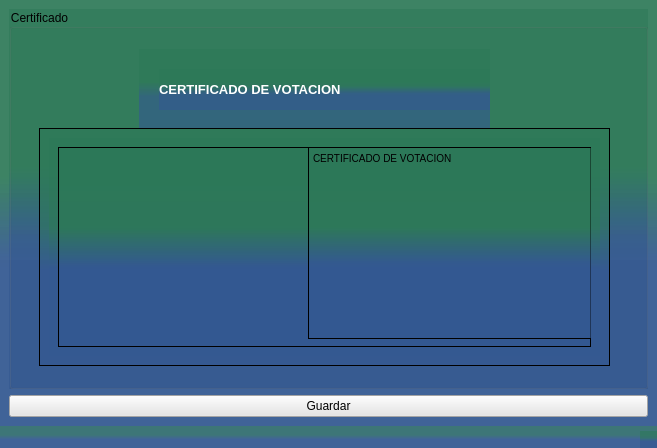
<?xml version="1.0" encoding="UTF-8"?>
<ui version="4.0">
 <class>Certidicado</class>
 <widget class="QMainWindow" name="Certidicado">
  <property name="geometry">
   <rect>
    <x>0</x>
    <y>0</y>
    <width>657</width>
    <height>448</height>
   </rect>
  </property>
  <property name="windowTitle">
   <string>MainWindow</string>
  </property>
  <property name="styleSheet">
   <string notr="true">background-color: qlineargradient(spread:reflect, x1:1, y1:0.943, x2:1, y2:0.0683636, stop:0.393258 rgba(52, 88, 145, 153), stop:0.606742 rgba(45, 121, 88, 148));</string>
  </property>
  <widget class="QWidget" name="centralwidget">
   <layout class="QVBoxLayout" name="verticalLayout">
    <item>
     <widget class="QGroupBox" name="groupBox">
      <property name="title">
       <string>Certificado</string>
      </property>
      <widget class="QWidget" name="widget" native="true">
       <property name="geometry">
        <rect>
         <x>130</x>
         <y>40</y>
         <width>351</width>
         <height>80</height>
        </rect>
       </property>
       <widget class="QLabel" name="label">
        <property name="geometry">
         <rect>
          <x>20</x>
          <y>20</y>
          <width>351</width>
          <height>41</height>
         </rect>
        </property>
        <property name="font">
         <font>
          <pointsize>10</pointsize>
          <weight>75</weight>
          <bold>true</bold>
         </font>
        </property>
        <property name="styleSheet">
         <string notr="true">color: rgb(255, 255, 255);</string>
        </property>
        <property name="text">
         <string>CERTIFICADO DE VOTACION</string>
        </property>
       </widget>
      </widget>
      <widget class="QFrame" name="frame">
       <property name="geometry">
        <rect>
         <x>30</x>
         <y>119</y>
         <width>571</width>
         <height>238</height>
        </rect>
       </property>
       <property name="frameShape">
        <enum>QFrame::StyledPanel</enum>
       </property>
       <property name="frameShadow">
        <enum>QFrame::Raised</enum>
       </property>
       <layout class="QHBoxLayout" name="horizontalLayout">
        <item>
         <widget class="QWidget" name="widget_2" native="true">
          <layout class="QHBoxLayout" name="horizontalLayout_2">
           <item>
            <widget class="QFrame" name="frame_2">
             <property name="frameShape">
              <enum>QFrame::StyledPanel</enum>
             </property>
             <property name="frameShadow">
              <enum>QFrame::Raised</enum>
             </property>
             <widget class="QTextBrowser" name="textBrowser">
              <property name="geometry">
               <rect>
                <x>250</x>
                <y>0</y>
                <width>508</width>
                <height>192</height>
               </rect>
              </property>
              <property name="html">
               <string>&lt;!DOCTYPE HTML PUBLIC &quot;-//W3C//DTD HTML 4.0//EN&quot; &quot;http://www.w3.org/TR/REC-html40/strict.dtd&quot;&gt;
&lt;html&gt;&lt;head&gt;&lt;meta name=&quot;qrichtext&quot; content=&quot;1&quot; /&gt;&lt;style type=&quot;text/css&quot;&gt;
p, li { white-space: pre-wrap; }
&lt;/style&gt;&lt;/head&gt;&lt;body style=&quot; font-family:'MS Shell Dlg 2'; font-size:8.25pt; font-weight:400; font-style:normal;&quot;&gt;
&lt;p style=&quot; margin-top:0px; margin-bottom:0px; margin-left:0px; margin-right:0px; -qt-block-indent:0; text-indent:0px;&quot;&gt;&lt;span style=&quot; font-family:'MS Shell Dlg 2'; font-size:7.8pt;&quot;&gt;CERTIFICADO DE VOTACION&lt;/span&gt;&lt;/p&gt;&lt;/body&gt;&lt;/html&gt;</string>
              </property>
             </widget>
            </widget>
           </item>
          </layout>
         </widget>
        </item>
       </layout>
      </widget>
     </widget>
    </item>
    <item>
     <widget class="QPushButton" name="pushButton">
      <property name="styleSheet">
       <string notr="true">background-color: rgb(229, 229, 229);
color: rgb(0, 0, 0);</string>
      </property>
      <property name="text">
       <string>Guardar</string>
      </property>
     </widget>
    </item>
   </layout>
  </widget>
  <widget class="QMenuBar" name="menubar">
   <property name="geometry">
    <rect>
     <x>0</x>
     <y>0</y>
     <width>657</width>
     <height>21</height>
    </rect>
   </property>
  </widget>
  <widget class="QStatusBar" name="statusbar"/>
 </widget>
 <resources/>
 <connections/>
</ui>
